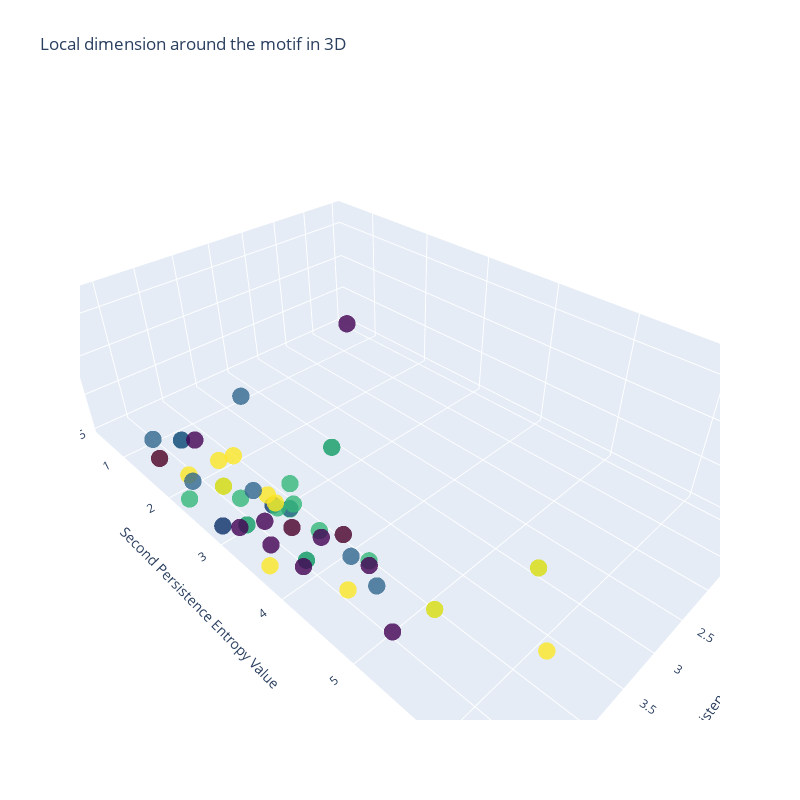

Write notebook code for a chart like this one.
### Markdown cell above
## Conclusion
The method seems possible for protein sequences. However, it is difficult to tell with small scale experiements if ti will work in general. In particular, the function of the motif (in yellow) is supposed to have varying local dimensions, whereas the other classes should be more clustered together. A lot more work is needed: especially, systematising the anylsis, finding the proper vectorisation of local homology, and interpeting the above plot in terms of protein sequences and dimensionality of the embedding manifold. We really hope that this notebook will pique your interests and suggest new relevant research directions for you. If you have feedback or helpful suggestions on this, it is always appreciated. If you have a simple interpretation of the results, please share!

### Code cell
from mpl_toolkits.mplot3d import Axes3D
import plotly.graph_objects as go


# Compute the hidden states of the motif using the ESM-2 model.
motif_emb = pp.transform([motif], layer=6)[0]

# Initialize a list to hold the persistence entropy values for each protein sequence.
motif_loc_hom = []

# Compute local homology for each protein sequence around the motif.
for i in range(len(proteins)):
    # Initialize a KNeighborsLocalVietorisRips object.
    kn_lh = KNeighborsLocalVietorisRips(n_neighbors=(5, 15),
                                        homology_dimensions=(0, 1, 2),
                                        collapse_edges=True,
                                        n_jobs=-1)
    
    # Get the embeddings of the i-th protein sequence.
    sequence_emb = list_of_model_outputs[i]
    
    # Fit the KNeighborsLocalVietorisRips object on the embeddings of the i-th protein sequence.
    kn_lh.fit(sequence_emb)
    
    # Transform the embeddings of the motif using the fitted KNeighborsLocalVietorisRips object,
    # compute the persistence entropy of the resulting persistence diagrams, and append the result
    # to the motif_loc_hom list.
    motif_loc_hom.append(mod_pe.fit_transform(kn_lh.transform(motif_emb))[0])


# Convert motif_loc_hom to numpy array and create colors list
motif_loc_hom = np.array(motif_loc_hom)
colors = [i%4 for i in range(len(motif_loc_hom))]

# Create a 3D scatter plot using plotly
fig = go.Figure(data=[go.Scatter3d(
    x=motif_loc_hom[:, 0],
    y=motif_loc_hom[:, 1],
    z=motif_loc_hom[:, 2],
    mode='markers',
    marker=dict(
        size=6,
        color=colors,   # set color to an array/list of desired values
        colorscale='Viridis',   # choose a colorscale
        opacity=0.8
    )
)])

# Set the title of the plot and labels for each axis
fig.update_layout(scene=dict(
    xaxis_title='First Persistence Entropy Value',
    yaxis_title='Second Persistence Entropy Value',
    zaxis_title='Third Persistence Entropy Value'),
    title='Local dimension around the motif in 3D',
    autosize=False,
    width=800,
    height=800,
)

fig.show()

### Figure 1 — Plotly figure (JSON) as saved in the notebook; plotly's stock layout.template omitted (floating-point values rounded to 4 significant figures)
{"data": [{"marker": {"color": [0, 1, 2, 3, 0, 1, 2, 3, 0, 1, 2, 3, 0, 1, 2, 3, 0, 1, 2, 3, 0, 1, 2, 3, 0, 1, 2, 3, 0, 1, 2, 3, 0, 1, 2, 3, 0, 1, 2, 3, 0, 1, 2, 3, 0, 1, 2, 3, 0, 1, 2, 3, 0, 1, 2, 3, 0, 1, 2, 3, 0], "colorscale": [[0, "#440154"], [0.1111, "#482878"], [0.2222, "#3e4989"], [0.3333, "#31688e"], [0.4444, "#26828e"], [0.5556, "#1f9e89"], [0.6667, "#35b779"], [0.7778, "#6ece58"], [0.8889, "#b5de2b"], [1, "#fde725"]], "opacity": 0.8, "size": 6}, "mode": "markers", "type": "scatter3d", "x": [4.228, 4.529, 4.15, 4.296, 4.597, 4.48, 4.427, 4.67, 4.786, 4.6, 4.35, 4.308, 4.717, 4.48, 4.427, 4.67, 4.786, 4.228, 4.529, 4.15, 4.296, 4.597, 4.48, 4.427, 4.67, 4.786, 4.6, 4.35, 4.308, 4.597, 4.445, 4.355, 4.675, 4.382, 4.432, 4.474, 4.598, 4.539, 4.409, 4.592, 4.483, 4.44, 4.376, 4.442, 4.476, 4.44, 4.518, 4.568, 4.493, 4.217, 4.696, 4.509, 4.552, 4.619, 4.363, 4.489, 4.091, 4.534, 4.804, 4.776, 1], "y": [2.942, 4.392, 6.18, 3.353, 1.884, 3.814, 2.31, 1.379, 2.829, 2.992, 5.39, 4.199, 3.542, 3.814, 2.31, 1.379, 2.829, 2.942, 4.392, 6.18, 3.353, 1.884, 3.814, 2.31, 1.379, 2.829, 2.992, 5.39, 4.199, 1.884, 3.577, 2.505, 2.972, 2.878, 4.002, 3.257, 3.399, 1, 2.607, 1.874, 5.022, 3.568, 3.543, 4.383, 4.082, 4.453, 3.478, 6.577, 1.984, 4.538, 3.997, 2.463, 3.858, 1.999, 4.607, 3.406, 4.3, 3.106, 2.228, 3.619, 0.5], "z": [0.5, 2.255, 1.947, 0.5, 1, 0.5, 0.5, 0.5, 0.5, 0.5, 1, 1, 1, 0.5, 0.5, 0.5, 0.5, 0.5, 2.255, 1.947, 0.5, 1, 0.5, 0.5, 0.5, 0.5, 0.5, 1, 1, 1, 1, 1, 0.5, 1.95, 1, 1, 0.5, 0.5, 0.5, 0.5, 0.5, 1, 1, 0.5, 1, 1, 1, 1.776, 1, 0.5, 1.735, 1, 0.5, 0.5, 1, 1, 0.5, 1, 0.5, 0.5, 0.5]}], "layout": {"autosize": false, "height": 800, "scene": {"xaxis": {"title": {"text": "First Persistence Entropy Value"}}, "yaxis": {"title": {"text": "Second Persistence Entropy Value"}}, "zaxis": {"title": {"text": "Third Persistence Entropy Value"}}}, "title": {"text": "Local dimension around the motif in 3D"}, "width": 800}}
